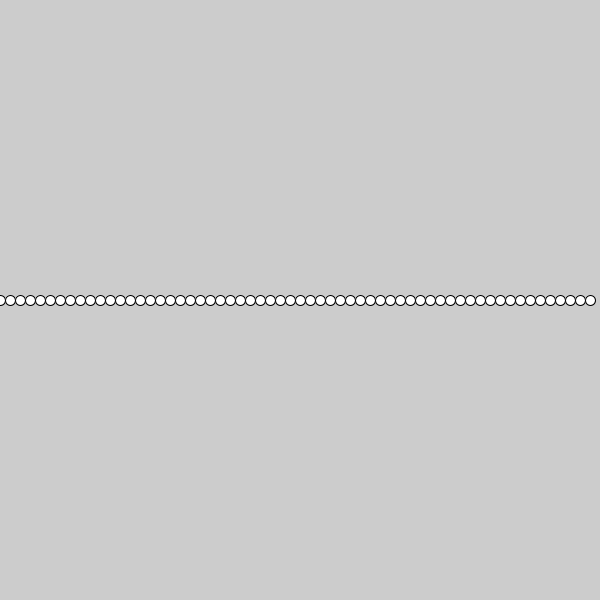
Frame 1 (no input)
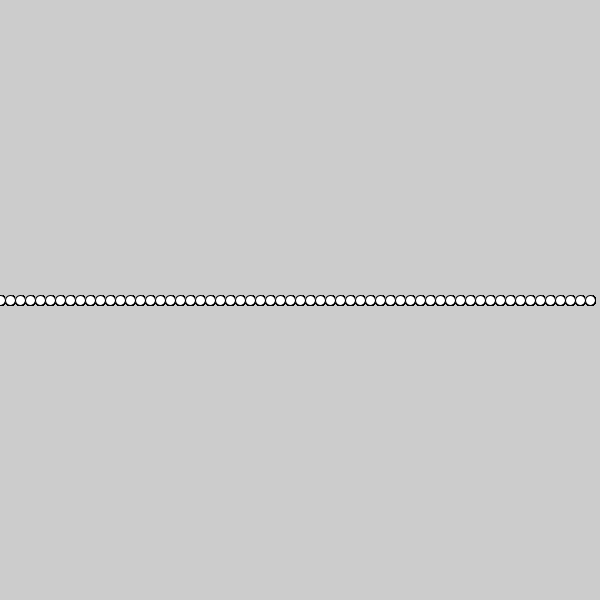
Frame 60 (the mouse pressed at the canvas centre just before this capture)
Frame 120 (the mouse held since frame 60 and released just before this capture): identical to frame 60, image omitted

The Processing sketch that drew these frames (run headless with seeded random() and noise(); from frame 60 on, the mouse is pressed at the canvas centre):

// Processing sketch: class_8_1
// ── class_8_1.pde
void setup() {
  size(600, 600);
}

void draw() {

  // a more compact loop, the for loop
  for (int i = 0; i < width; i+=10) {
    println(i);
    //line(i, 0, i, height);
    ellipse(i,height/2,10,10);
  }
}
